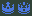

Rendered tile map (Tiled .tmx) drawn with the repository's tilesets; below, a short description and the full map source, tile grids included:
An orthogonal 2x1 tile map with 16x16 px tiles, 1 tile layer (Tile Layer 1).

<map version="1.2" tiledversion="1.3.4" orientation="orthogonal" renderorder="right-down" width="2" height="1" tilewidth="16" tileheight="16" infinite="0" nextlayerid="2" nextobjectid="1">
 <tileset firstgid="1" source="colored_packed.tsx" />
 <layer id="1" name="Tile Layer 1" width="2" height="1">
  <data encoding="csv">
140,141
</data>
 </layer>
</map>